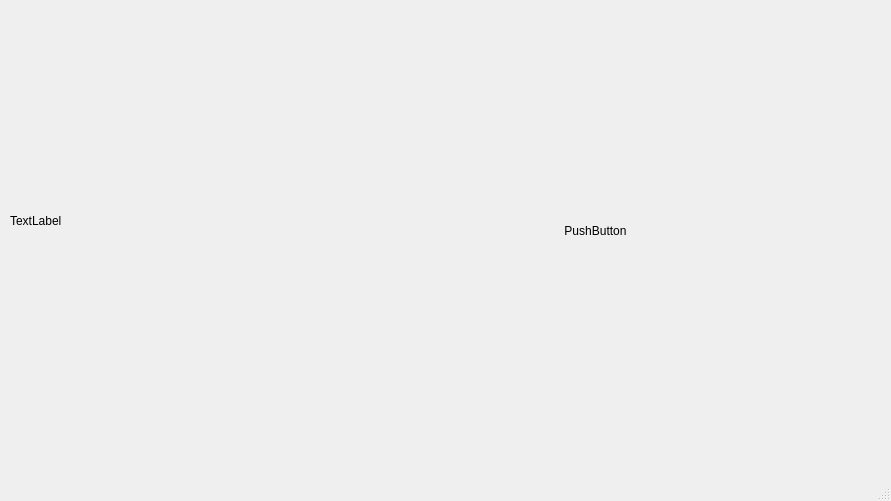
<?xml version="1.0" encoding="UTF-8"?>
<ui version="4.0">
 <class>MainWindow</class>
 <widget class="QMainWindow" name="MainWindow">
  <property name="geometry">
   <rect>
    <x>0</x>
    <y>0</y>
    <width>891</width>
    <height>501</height>
   </rect>
  </property>
  <property name="windowTitle">
   <string>MainWindow</string>
  </property>
  <widget class="QWidget" name="centralwidget">
   <widget class="QPushButton" name="MenuButton">
    <property name="geometry">
     <rect>
      <x>420</x>
      <y>160</y>
      <width>351</width>
      <height>141</height>
     </rect>
    </property>
    <property name="styleSheet">
     <string notr="true">#MenuButton
{
	border-image: url(:/images/main_menu-button_graphic.png);
	border:none
}</string>
    </property>
    <property name="text">
     <string>PushButton</string>
    </property>
   </widget>
   <widget class="QLabel" name="background">
    <property name="geometry">
     <rect>
      <x>10</x>
      <y>140</y>
      <width>281</width>
      <height>161</height>
     </rect>
    </property>
    <property name="styleSheet">
     <string notr="true">#background
{border-image:url(:/images/main_menu-background_graphic.png)
}</string>
    </property>
    <property name="text">
     <string>TextLabel</string>
    </property>
   </widget>
  </widget>
  <widget class="QMenuBar" name="menubar">
   <property name="geometry">
    <rect>
     <x>0</x>
     <y>0</y>
     <width>891</width>
     <height>26</height>
    </rect>
   </property>
  </widget>
  <widget class="QStatusBar" name="statusbar"/>
 </widget>
 <resources/>
 <connections/>
</ui>
